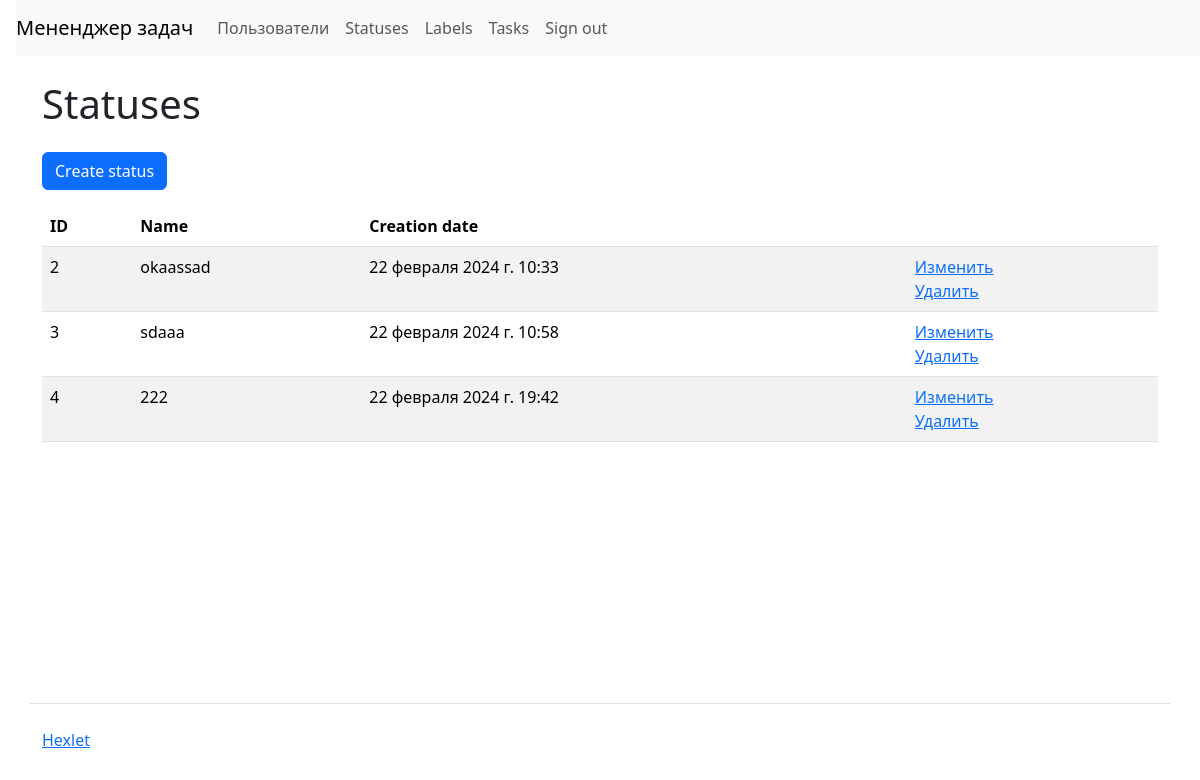
The app's page /statuses/ (signed in) with its own data.
### task_manager/statuses/models.py (models this page shows, shortened)
class Statuses(models.Model):
    name = models.CharField(max_length=200, unique=True, verbose_name=_('Name'))
    timestamp = models.DateTimeField(auto_now_add=True)

### task_manager/statuses/views.py (the view)
# urls.py: path('', views.IndexView.as_view(), name='index_labels'),
class IndexView(LoginRequiredMixin, ListView):
    model = Statuses
    template_name = 'statuses/index.html'
    context_object_name = 'statuses'
    def get_context_data(self, **kwargs):
        context = super().get_context_data(**kwargs)
        context['messages'] = messages.get_messages(self.request)
        return context

### task_manager/templates/statuses/index.html
{% extends 'layout.html' %}
{% load django_bootstrap5 i18n %}
{% block content %}
<h1 class="my-4"> {% translate "Statuses" %}</h1>
<a class="btn btn-primary mb-3" href="{% url 'create_status' %}">{% translate "Create status" %}</a>
<table class="table table-striped">
    <thead>
        <tr>
          <th>ID</th>
          <th>{% translate "Name" %}</th>
          <th>{% translate "Сreation date" %}</th>
          <th></th>
        </tr>
    </thead>
    <tbody>
      {% for status in statuses %}
        <tr>
          <td>{{ status.id }}</td>
          <td>{{ status.name }}</td>
          <td>{{ status.timestamp }}</td>
          <td>
            <a href="{% url 'update_status' status.id %}">{% translate "Change" %}</a>
            <br>
            <a href="{% url 'delete_status' status.id %}">{% translate "Delete" %}</a>
          </td>
        </tr>
        {% endfor %}
    </tbody>
</table>
{% endblock %}

### records on screen
Statuses: id "2", name "okaassad", timestamp "22 февраля 2024 г. 10:33"
Statuses: id "3", name "sdaaa", timestamp "22 февраля 2024 г. 10:58"
Statuses: id "4", name "222", timestamp "22 февраля 2024 г. 19:42"
